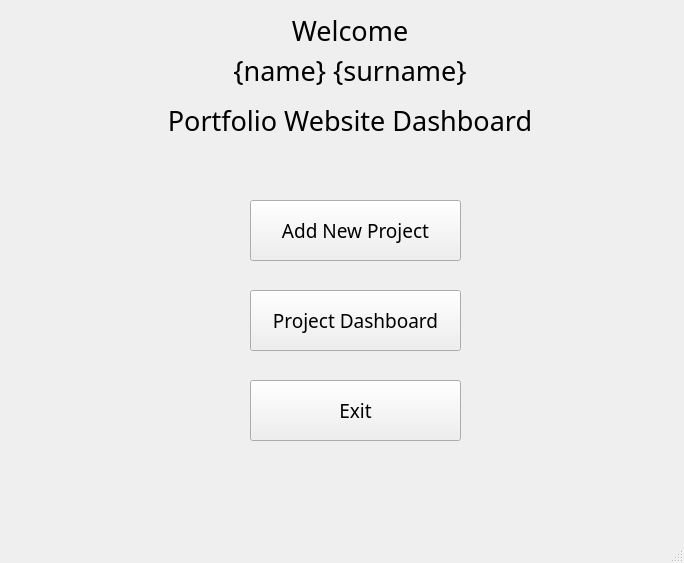
<?xml version="1.0" encoding="UTF-8"?>
<ui version="4.0">
 <class>MainWindow</class>
 <widget class="QMainWindow" name="MainWindow">
  <property name="geometry">
   <rect>
    <x>0</x>
    <y>0</y>
    <width>684</width>
    <height>563</height>
   </rect>
  </property>
  <property name="windowTitle">
   <string>MainWindow</string>
  </property>
  <widget class="QWidget" name="centralwidget">
   <widget class="QLabel" name="label">
    <property name="geometry">
     <rect>
      <x>0</x>
      <y>0</y>
      <width>700</width>
      <height>61</height>
     </rect>
    </property>
    <property name="font">
     <font>
      <family>Tw Cen MT Condensed Extra Bold</family>
      <pointsize>20</pointsize>
     </font>
    </property>
    <property name="text">
     <string>Welcome</string>
    </property>
    <property name="alignment">
     <set>Qt::AlignCenter</set>
    </property>
   </widget>
   <widget class="QLabel" name="name_surname">
    <property name="geometry">
     <rect>
      <x>0</x>
      <y>40</y>
      <width>700</width>
      <height>61</height>
     </rect>
    </property>
    <property name="font">
     <font>
      <family>Tw Cen MT Condensed Extra Bold</family>
      <pointsize>20</pointsize>
     </font>
    </property>
    <property name="text">
     <string>{name} {surname}</string>
    </property>
    <property name="alignment">
     <set>Qt::AlignCenter</set>
    </property>
   </widget>
   <widget class="QLabel" name="label_3">
    <property name="geometry">
     <rect>
      <x>0</x>
      <y>90</y>
      <width>700</width>
      <height>61</height>
     </rect>
    </property>
    <property name="font">
     <font>
      <family>Tw Cen MT Condensed Extra Bold</family>
      <pointsize>20</pointsize>
     </font>
    </property>
    <property name="text">
     <string>Portfolio Website Dashboard</string>
    </property>
    <property name="alignment">
     <set>Qt::AlignCenter</set>
    </property>
   </widget>
   <widget class="QPushButton" name="add_pj_btn">
    <property name="geometry">
     <rect>
      <x>250</x>
      <y>200</y>
      <width>211</width>
      <height>61</height>
     </rect>
    </property>
    <property name="font">
     <font>
      <family>Sitka</family>
      <pointsize>14</pointsize>
     </font>
    </property>
    <property name="text">
     <string>Add New Project</string>
    </property>
   </widget>
   <widget class="QPushButton" name="dashboard_btn">
    <property name="geometry">
     <rect>
      <x>250</x>
      <y>290</y>
      <width>211</width>
      <height>61</height>
     </rect>
    </property>
    <property name="font">
     <font>
      <family>Sitka</family>
      <pointsize>14</pointsize>
     </font>
    </property>
    <property name="text">
     <string>Project Dashboard</string>
    </property>
   </widget>
   <widget class="QPushButton" name="exit_btn">
    <property name="geometry">
     <rect>
      <x>250</x>
      <y>380</y>
      <width>211</width>
      <height>61</height>
     </rect>
    </property>
    <property name="font">
     <font>
      <family>Sitka</family>
      <pointsize>14</pointsize>
     </font>
    </property>
    <property name="text">
     <string>Exit</string>
    </property>
   </widget>
  </widget>
  <widget class="QMenuBar" name="menubar">
   <property name="geometry">
    <rect>
     <x>0</x>
     <y>0</y>
     <width>684</width>
     <height>26</height>
    </rect>
   </property>
  </widget>
  <widget class="QStatusBar" name="statusbar"/>
  <action name="change_data_tab">
   <property name="text">
    <string>Change admin data</string>
   </property>
  </action>
  <action name="actionCheck_Connection">
   <property name="text">
    <string>Check Connection</string>
   </property>
  </action>
 </widget>
 <resources/>
 <connections/>
</ui>
